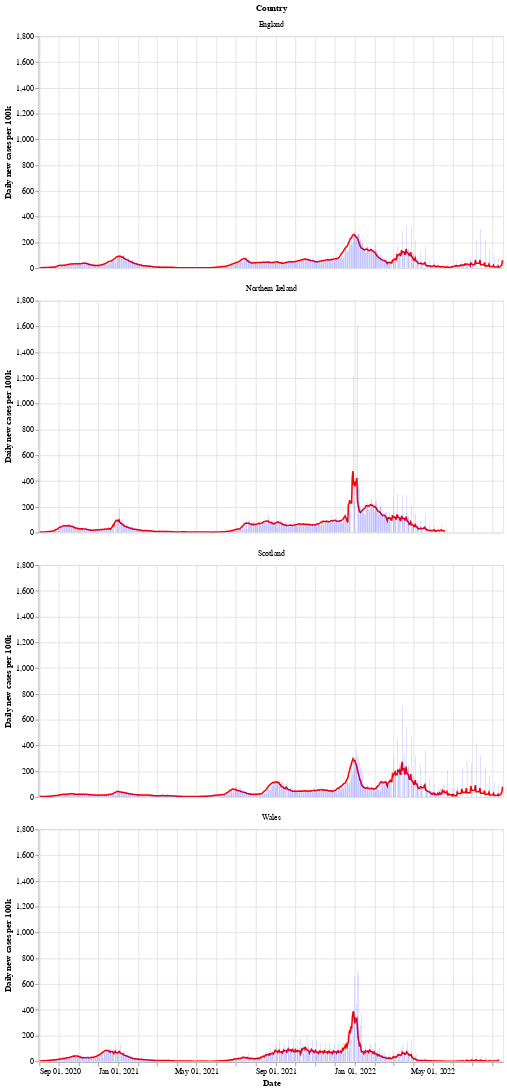

Notebook code for this chart:
### Markdown cell above
Next is a bar chart of the number of new cases in each country (per 100k population), with the 7 day moving average of cases. Again we see that Wales saw a longer period of raising and falling cases compared to the other countries.

After a period of cases falling, each nation is now seeing a rise in the number of cases - especially in Wales.

### Code cell
# collapse
bars = alt.Chart(uk_cases).mark_bar().encode(
    x=alt.X("yearmonthdate(date):T", axis=alt.Axis(title='Date')),
    y=alt.Y("newCasesRate:Q", axis=alt.Axis(title='Daily new cases per 100k')),
    tooltip='newCasesRate',
    color=alt.condition(
        alt.datum.dailyChange > 0,
        alt.value("orange"),  # The positive color
        alt.value("blue")  # The negative color
    )
).properties(title='New cases per 100k population with rolling 7 day average', width=600).interactive()
line = alt.Chart(uk_cases).mark_line(
    color='red',
    size=2,
).transform_window(
    rolling_mean='mean(newCasesRate)',
    frame=[0, 7],
    groupby=['areaName']
).encode(
    x='yearmonthdate(date):T',
    y='rolling_mean:Q'
)
alt.layer(line, bars, data=uk_cases).facet(alt.Row('areaName', title='Country'), columns=1)

### Figure 1 — Vega-Lite specification as saved in the notebook (floating-point values rounded to 4 significant figures; data arrays with more than 128 entries replaced by an {"elided": "..."} marker saying what was removed)
{"config": {"view": {"continuousWidth": 400, "continuousHeight": 300}}, "data": {"name": "data-29181866f4df3480b4323977ae247144"}, "facet": {"type": "nominal", "field": "areaName", "title": "Country"}, "spec": {"layer": [{"mark": {"type": "line", "color": "red", "size": 2}, "encoding": {"x": {"type": "temporal", "field": "date", "timeUnit": "yearmonthdate"}, "y": {"type": "quantitative", "field": "rolling_mean"}}, "transform": [{"window": [{"op": "mean", "field": "newCasesRate", "as": "rolling_mean"}], "frame": [0, 7], "groupby": ["areaName"]}]}, {"mark": "bar", "encoding": {"color": {"condition": {"value": "orange", "test": "(datum.dailyChange > 0)"}, "value": "blue"}, "tooltip": {"type": "quantitative", "field": "newCasesRate"}, "x": {"type": "temporal", "axis": {"title": "Date"}, "field": "date", "timeUnit": "yearmonthdate"}, "y": {"type": "quantitative", "axis": {"title": "Daily new cases per 100k"}, "field": "newCasesRate"}}, "selection": {"selector002": {"type": "interval", "bind": "scales", "encodings": ["x", "y"]}}, "title": "New cases per 100k population with rolling 7 day average", "width": 600}]}, "columns": 1, "$schema": "https://vega.github.io/schema/vega-lite/v4.8.1.json", "datasets": {"data-29181866f4df3480b4323977ae247144": {"elided": "2769 records"}}}
